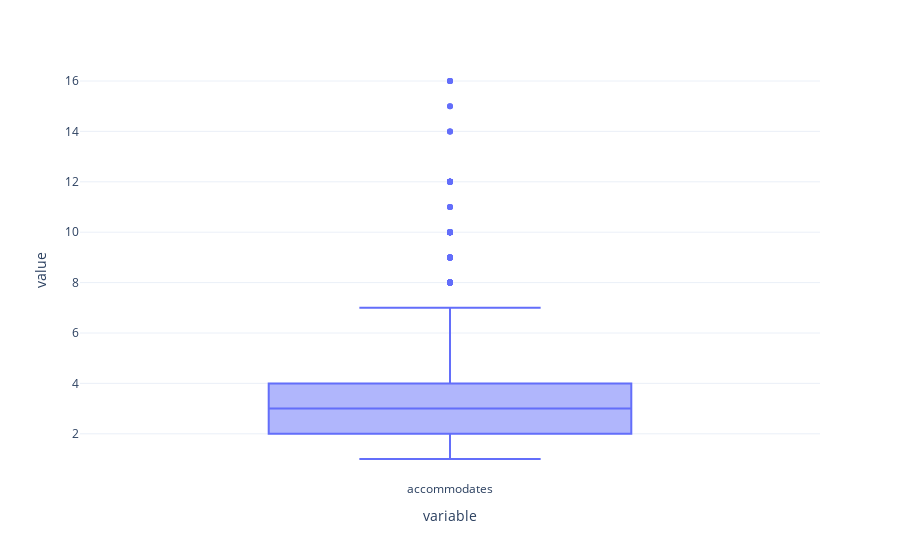

Source (notebook cell):
### Markdown cell above
We can identify the outliers and remove them, by observing the difference between the mean and the min/max values. The other rows of the quantiles are just to get additional information.

From the above description, the following can be stated to be outliers:
* In the fields that contain the parameters regarding the room {accommodates, bathrooms, bedrooms, minimum nights} The outliers are those which have very high requirements.
* In the fields that describe the reviews, the ones which have low rating/scores, can be identified as outliers, as even the 25th quantile are having very high difference with the minimum values.

These can be figuratively represented using histograms, Boxplots, Scatterplots.

### Code cell
#boxplots
px.box(listings_new, y=['accommodates'])

### Figure 1 — Plotly figure (JSON) as saved in the notebook; plotly's stock layout.template omitted (floating-point values rounded to 4 significant figures; data arrays with more than 128 entries replaced by an {"elided": "..."} marker saying what was removed)
{"data": [{"alignmentgroup": "True", "hovertemplate": "variable=%{x}<br>value=%{y}<extra></extra>", "legendgroup": "", "marker": {"color": "#636efa"}, "name": "", "notched": false, "offsetgroup": "", "orientation": "v", "showlegend": false, "x": {"elided": "3818 str values"}, "x0": " ", "xaxis": "x", "y": {"elided": "3818 int values"}, "y0": " ", "yaxis": "y", "type": "box"}], "layout": {"xaxis": {"anchor": "y", "domain": [0.0, 1.0], "title": {"text": "variable"}}, "yaxis": {"anchor": "x", "domain": [0.0, 1.0], "title": {"text": "value"}}, "legend": {"tracegroupgap": 0}, "margin": {"t": 60}, "boxmode": "group"}}
